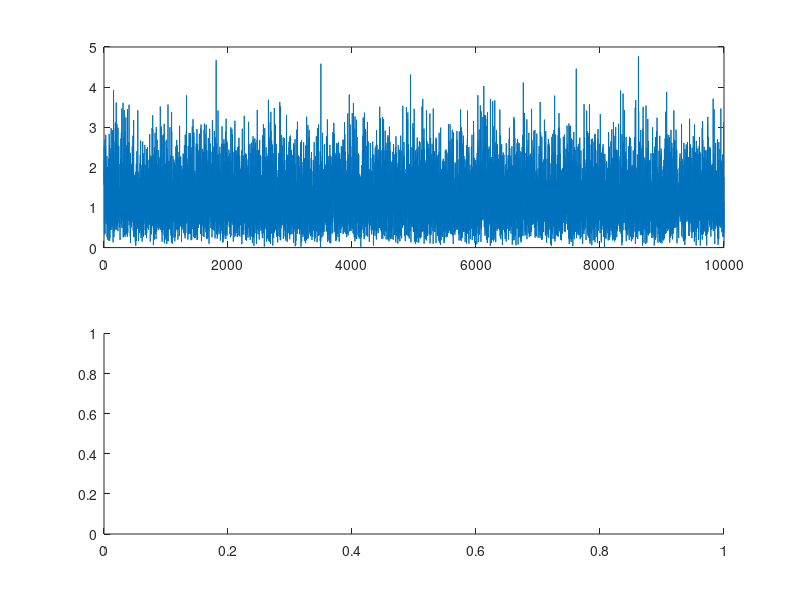

This chart was generated by the following MATLAB code: (Note: this script raises an error after producing the figure.)
%% Problem 3: Konfidensintervall for Rayleighfordelning
    load wave_data.mat
    subplot(2,1,1), plot(y(1:end))
    subplot(2,1,2), hist_density(y)

%% My estimate
    % Estimate the Rayleigh distribution parameter using the ML method
    my_est = sqrt(sum(y.^2)/(2*numel(y)));
    % Set the confidence level (e.g., 95%)
    conf_level = 0.95;
    alpha = 1 - conf_level;
    % Calculate the chi-square values
    chi2_low = chi2inv(alpha/2, 2*numel(y));
    chi2_up = chi2inv(1-alpha/2, 2*numel(y));
    % Calculate the bounds of the confidence interval
    lower_bound = sqrt(chi2_low/(2*numel(y)));
    upper_bound = sqrt(chi2_up/(2*numel(y)));

%% Problem 3: Konfidensintervall (forts.)
    hold on % Gor sa att ploten halls kvar
    plot(lower_bound, 0, 'g*')
    plot(upper_bound, 0, 'g*')

%% Problem 3: Konfidensintervall (forts.)
    plot(0:0.1:6, raylpdf(0:0.1:6, my_est), 'r')
    hold off